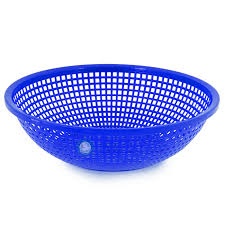
#> input picture color_classfication/data/red/do2.jpg, 225 x 225 px
$ python -i basket_detector.py   (imports and definitions only)
#> lines starting #> are read from the running program, lines starting #| are printed output that depends on the picture; after the words box and inside, x2 and y2 are one past the last pixel; in counts of white or black regions, pixels touching at a corner belong together
#> further down, picture is the input picture: shape (225, 225, 3); mean B, G, R 246.1, 198.9, 193.3
from __future__ import annotations

from pathlib import Path

import cv2
import numpy as np


MODEL_PATH = Path("models/basket_svm.xml")
FEATURE_SIZE = (128, 128)


def extract_basket_features(image: np.ndarray) -> np.ndarray:
    image = cv2.resize(image, FEATURE_SIZE, interpolation=cv2.INTER_AREA)
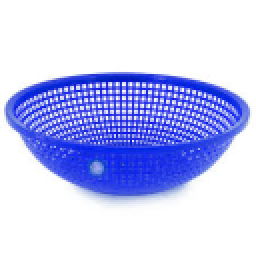
#> image: shape (128, 128, 3) (shown 2 times larger); mean of channels 0, 1, 2 246.1, 198.9, 193.3; drawn as B, G, R

    hsv = cv2.cvtColor(image, cv2.COLOR_BGR2HSV)
#> hsv: shape (128, 128, 3); mean H, S, V 46, 59, 246.2
    hist = cv2.calcHist([hsv], [0, 1, 2], None, [12, 6, 6], [0, 180, 0, 256, 0, 256])
    hist = cv2.normalize(hist, hist).flatten()
#> hist = 432 values, max 0.969 at index 5, min 0 at index 0, mean 0.00381

    gray = cv2.cvtColor(image, cv2.COLOR_BGR2GRAY)
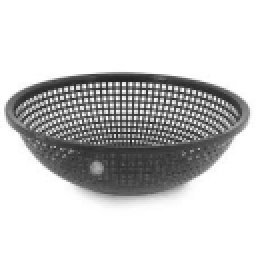
#> gray: shape (128, 128) (shown 2 times larger); min 35, max 255, mean 202.6
    edges = cv2.Canny(gray, 80, 160)
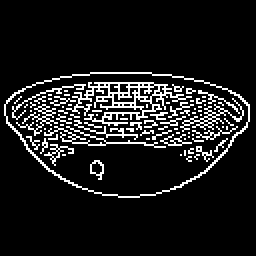
#> edges: shape (128, 128) (shown 2 times larger); 10.5% white in thin lines or dots, all inside (x1, y1, x2, y2) = (2, 36, 125, 99)
    edge_density = np.array([np.count_nonzero(edges) / edges.size], dtype=np.float32)
#> edge_density = [0.105]

    features = np.concatenate([hist.astype(np.float32), edge_density])
#> features = 433 values, max 0.969 at index 5, min 0 at index 0, mean 0.00404
    return features.reshape(1, -1)


def load_basket_model(model_path: Path = MODEL_PATH) -> cv2.ml_SVM:
    if not model_path.exists():
        raise FileNotFoundError(f"Chua co model nhan dien ro: {model_path}")
    return cv2.ml.SVM_load(str(model_path))


def predict_is_basket(model: cv2.ml_SVM, image: np.ndarray) -> bool:
    features = extract_basket_features(image)
    _, result = model.predict(features)
    return int(result[0][0]) == 1

>>> import cv2
>>> picture = cv2.imread('data/red/do2.jpg')
>>> result = extract_basket_features(picture)

$ run again, on color_classfication/data/red/red1.png
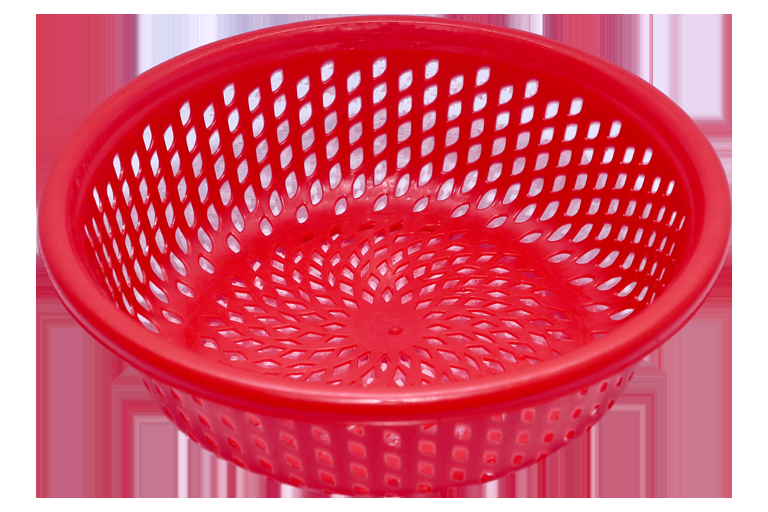
#> input picture color_classfication/data/red/red1.png, 768 x 512 px
#> picture is the input picture: shape (512, 768, 3); mean B, G, R 108.9, 88.6, 217.6
#> in extract_basket_features, `image = cv2.resize(image, FEATURE_SIZE, interpolation=cv2.INTER_AREA)`:
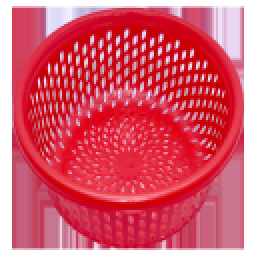
#> image: shape (128, 128, 3) (shown 2 times larger); mean of channels 0, 1, 2 108.9, 88.6, 217.6; drawn as B, G, R
#> hsv: shape (128, 128, 3); mean H, S, V 142.9, 156.6, 218
#> hist = 432 values, max 0.599 at index 430, min 0 at index 0, mean 0.00686
#> in extract_basket_features, `edges = cv2.Canny(gray, 80, 160)`:
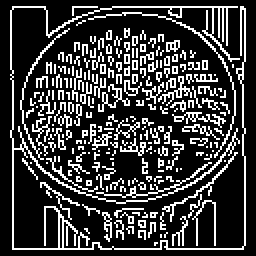
#> edges: shape (128, 128) (shown 2 times larger); 23% white in thin lines or dots, all inside (x1, y1, x2, y2) = (5, 3, 123, 125)
#> edge_density = [0.23]
#> features = 433 values, max 0.599 at index 430, min 0 at index 0, mean 0.00738
